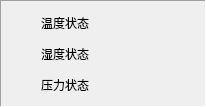
<?xml version="1.0" encoding="UTF-8"?>
<ui version="4.0">
 <class>frmPanelWidgetX</class>
 <widget class="QWidget" name="frmPanelWidgetX">
  <property name="geometry">
   <rect>
    <x>0</x>
    <y>0</y>
    <width>206</width>
    <height>107</height>
   </rect>
  </property>
  <property name="windowTitle">
   <string>Form</string>
  </property>
  <layout class="QVBoxLayout" name="verticalLayout">
   <property name="spacing">
    <number>0</number>
   </property>
   <property name="leftMargin">
    <number>0</number>
   </property>
   <property name="topMargin">
    <number>0</number>
   </property>
   <property name="rightMargin">
    <number>0</number>
   </property>
   <property name="bottomMargin">
    <number>0</number>
   </property>
   <item>
    <widget class="QFrame" name="frame">
     <property name="frameShape">
      <enum>QFrame::Panel</enum>
     </property>
     <property name="frameShadow">
      <enum>QFrame::Sunken</enum>
     </property>
     <layout class="QGridLayout" name="gridLayout">
      <item row="0" column="0">
       <widget class="LightButton" name="widget1" native="true">
        <property name="minimumSize">
         <size>
          <width>25</width>
          <height>25</height>
         </size>
        </property>
        <property name="maximumSize">
         <size>
          <width>25</width>
          <height>25</height>
         </size>
        </property>
       </widget>
      </item>
      <item row="0" column="1">
       <widget class="QLabel" name="lab1">
        <property name="sizePolicy">
         <sizepolicy hsizetype="Fixed" vsizetype="Preferred">
          <horstretch>0</horstretch>
          <verstretch>0</verstretch>
         </sizepolicy>
        </property>
        <property name="text">
         <string>温度状态</string>
        </property>
       </widget>
      </item>
      <item row="0" column="2" rowspan="3">
       <widget class="GaugeProgress" name="gaugeProgress" native="true"/>
      </item>
      <item row="1" column="0">
       <widget class="LightButton" name="widget2" native="true">
        <property name="minimumSize">
         <size>
          <width>25</width>
          <height>25</height>
         </size>
        </property>
        <property name="maximumSize">
         <size>
          <width>25</width>
          <height>25</height>
         </size>
        </property>
       </widget>
      </item>
      <item row="1" column="1">
       <widget class="QLabel" name="lab2">
        <property name="sizePolicy">
         <sizepolicy hsizetype="Fixed" vsizetype="Preferred">
          <horstretch>0</horstretch>
          <verstretch>0</verstretch>
         </sizepolicy>
        </property>
        <property name="text">
         <string>湿度状态</string>
        </property>
       </widget>
      </item>
      <item row="2" column="0">
       <widget class="LightButton" name="widget3" native="true">
        <property name="minimumSize">
         <size>
          <width>25</width>
          <height>25</height>
         </size>
        </property>
        <property name="maximumSize">
         <size>
          <width>25</width>
          <height>25</height>
         </size>
        </property>
       </widget>
      </item>
      <item row="2" column="1">
       <widget class="QLabel" name="lab3">
        <property name="sizePolicy">
         <sizepolicy hsizetype="Fixed" vsizetype="Preferred">
          <horstretch>0</horstretch>
          <verstretch>0</verstretch>
         </sizepolicy>
        </property>
        <property name="text">
         <string>压力状态</string>
        </property>
       </widget>
      </item>
     </layout>
    </widget>
   </item>
  </layout>
 </widget>
 <customwidgets>
  <customwidget>
   <class>GaugeProgress</class>
   <extends>QWidget</extends>
   <header>gaugeprogress.h</header>
  </customwidget>
  <customwidget>
   <class>LightButton</class>
   <extends>QWidget</extends>
   <header>lightbutton.h</header>
   <container>1</container>
  </customwidget>
 </customwidgets>
 <resources/>
 <connections/>
</ui>
